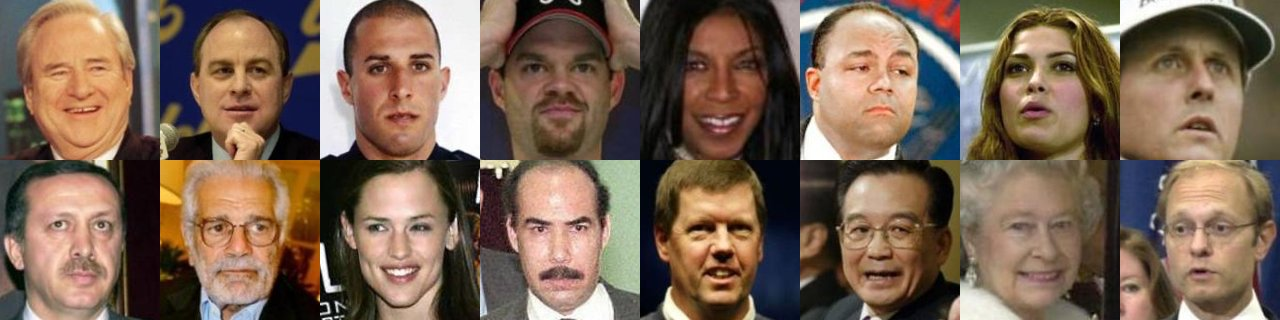
#> input picture models/sample_faces.jpg, 1280 x 320 px
$ python -i preprocessing.py   (imports and definitions only)
#> lines starting #> are read from the running program, lines starting #| are printed output that depends on the picture
#> in load_training_face, image is the input picture: shape (320, 1280, 3); mean R, G, B 122.5, 100.5, 83.6
import random

import cv2
import numpy as np
from PIL import Image

_DETECTOR = cv2.CascadeClassifier(
    cv2.data.haarcascades + "haarcascade_frontalface_default.xml"
)


def detect_face_box(image: np.ndarray) -> tuple[int, int, int, int] | None:
    """(x, y, width, height) of the one face in the image, or None for zero or several faces."""
    gray = cv2.cvtColor(image, cv2.COLOR_RGB2GRAY)
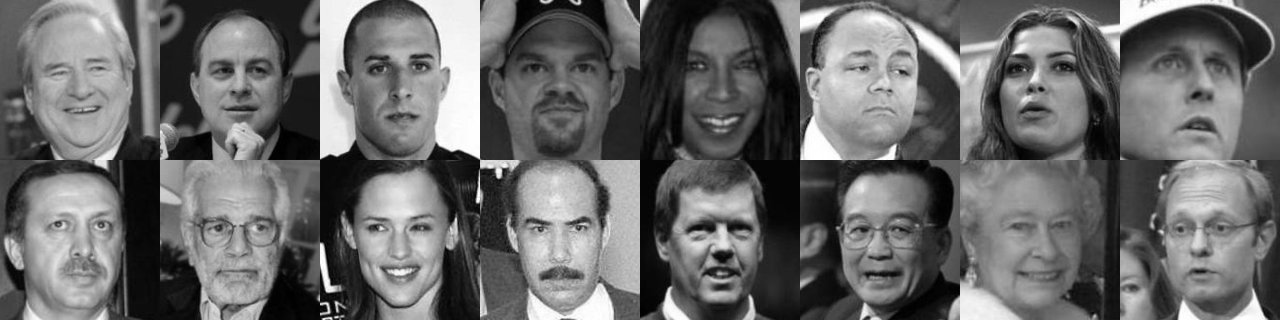
#> gray: shape (320, 1280); min 0, max 255, mean 105.1
    faces = _DETECTOR.detectMultiScale(
        gray, scaleFactor=1.1, minNeighbors=5, minSize=(60, 60)
    )
#> faces = 16 rows, first 6: [665, 23, 113, 113], [22, 23, 115, 115], [182, 23, 115, 115], [664, 184, 114, 114], [1144, 183, 112, 112], [501, 183, 115, 115]
    if len(faces) != 1:
        return None
    x, y, w, h = faces[0]
    return int(x), int(y), int(w), int(h)


def detect_and_crop(image: np.ndarray, margin: float = 0.2) -> np.ndarray | None:
    box = detect_face_box(image)
    if box is None:
        return None

    x, y, w, h = box
    pad_x, pad_y = int(w * margin), int(h * margin)
    x0, y0 = max(x - pad_x, 0), max(y - pad_y, 0)
    x1 = min(x + w + pad_x, image.shape[1])
    y1 = min(y + h + pad_y, image.shape[0])
    return image[y0:y1, x0:x1]


def resize_face(face: np.ndarray, size: int = 160) -> np.ndarray:
    image = Image.fromarray(face).convert("RGB").resize(
        (size, size), Image.Resampling.LANCZOS
    )
    return np.asarray(image, dtype=np.uint8)


def scale_pixels(x: np.ndarray) -> np.ndarray:
    return x.astype(np.float32) / 127.5 - 1.0


def preprocess(face: np.ndarray, size: int = 160) -> np.ndarray:
    return scale_pixels(resize_face(face, size))


def center_crop(image: np.ndarray, fraction: float = 0.65) -> np.ndarray:
#> called with fraction = 0.65
    h, w = image.shape[:2]
#> h = 320; w = 1280
    ch, cw = int(h * fraction), int(w * fraction)
#> ch = 208; cw = 832
    top, left = (h - ch) // 2, (w - cw) // 2
#> top = 56; left = 224
    return image[top : top + ch, left : left + cw]
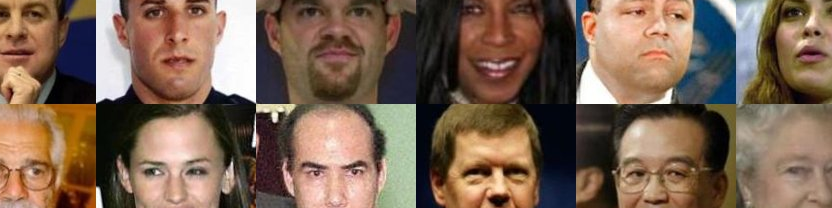
#> returned value: shape (208, 832, 3); mean of channels 0, 1, 2 124, 100.2, 83; drawn as R, G, B


def build_pairs(
    index: dict[str, list[str]], n_pairs: int, seed: int
) -> list[tuple[str, str, int]]:
    rng = random.Random(seed)
    people = sorted(p for p, photos in index.items() if photos)
    multi = [p for p in people if len(index[p]) >= 2]
    if not multi or len(people) < 2:
        raise ValueError("need 2+ people and at least one person with 2+ photos")

    pairs = []
    for i in range(n_pairs):
        if i % 2 == 0:
            person = rng.choice(multi)
            a, b = rng.sample(index[person], 2)
            pairs.append((a, b, 1))
        else:
            p1, p2 = rng.sample(people, 2)
            pairs.append((rng.choice(index[p1]), rng.choice(index[p2]), 0))
    rng.shuffle(pairs)
    return pairs


def load_training_face(path: str) -> np.ndarray:
    """Training-time recipe: detect one face, else fall back to a centre crop; 160x160 uint8."""
    image = np.asarray(Image.open(path).convert("RGB"))
    face = detect_and_crop(image)
    if face is None:
        face = center_crop(image)
    return resize_face(face)
#> in resize_face, `image = Image.fromarray(face).convert("RGB").resize( (size, size), Ima..`:
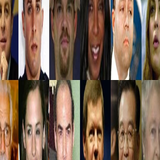
#> image: PIL image 160x160 RGB; mean R, G, B 124, 100.2, 83

>>> result = load_training_face('../models/sample_faces.jpg')
